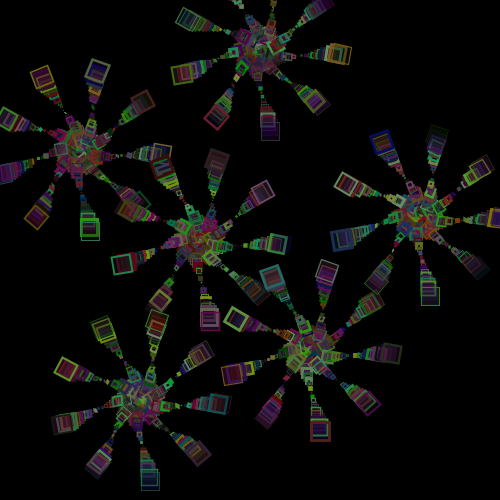
Frame 1 (no input)
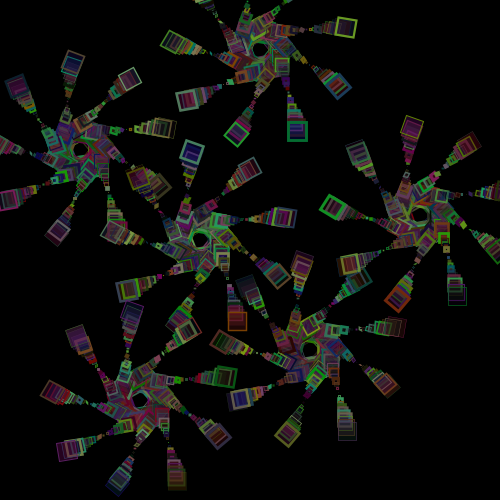
Frame 60 (the mouse pressed at the canvas centre just before this capture)
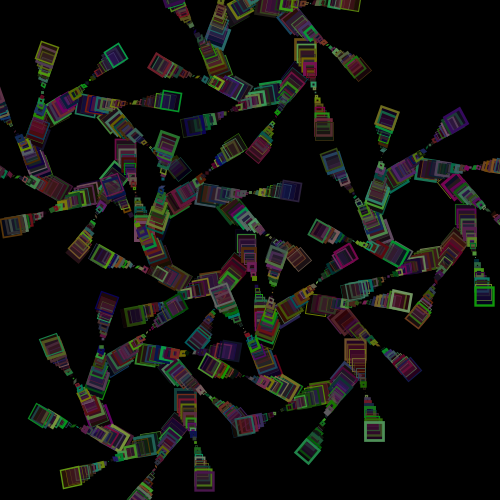
Frame 120 (the mouse held since frame 60 and released just before this capture)

The Processing sketch that drew these frames (run headless with seeded random() and noise(); from frame 60 on, the mouse is pressed at the canvas centre):

// Processing sketch: generativeArt
// ── generativeArt.pde
//Generatie Art

float b = 3.0;

void setup(){
  size(500, 500);
  smooth();
  frameRate(10);
}

void draw(){
  background(0);
  
  //set the position for each object
  pushMatrix();
  translate(80, 150);
  square();
  popMatrix();
  
  pushMatrix();
  translate(260, 50);
  square();
  popMatrix();
  
  pushMatrix();
  translate(200, 240);
  square();
  popMatrix();
  
  pushMatrix();
  translate(140, 400);
  square();
  popMatrix();
  
  pushMatrix();
  translate(310, 350);
  square();
  popMatrix();
  
  pushMatrix();
  translate(420, 215);
  square();
  popMatrix();  
}

void square(){
  
    //draw rectangles and rotate them
    for(int i = 20; i < 220; i ++){
    fill(random(130), random(60), random(120), 80);
    strokeWeight(random(3));
    stroke(random(125), random(155), random(105));
    rotate(radians(80));
    rect(b*0.5, i/3, i/5-25, i/5-25 );
    }
    b += 0.15;
}
